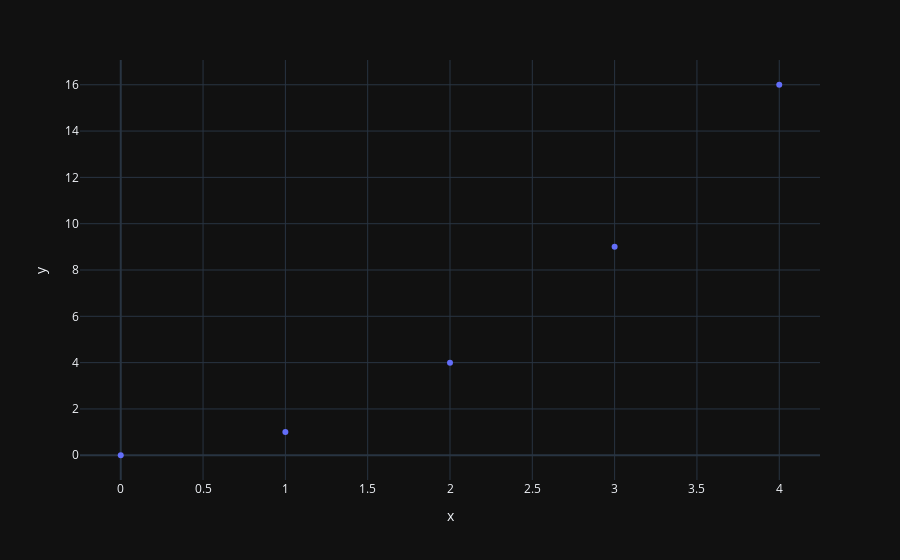

The notebook cell saved with this chart:
### Markdown cell above
# Scatter - точечная диаграмма

### Code cell
fig = px.scatter(x=[0, 1, 2, 3, 4], y=[0, 1, 4, 9, 16])
fig.show()

### Figure 1 — Plotly figure (JSON) as saved in the notebook; plotly's stock layout.template omitted (floating-point values rounded to 4 significant figures)
{"data": [{"hovertemplate": "x=%{x}<br>y=%{y}<extra></extra>", "legendgroup": "", "marker": {"color": "#636efa", "symbol": "circle"}, "mode": "markers", "name": "", "orientation": "v", "showlegend": false, "x": [0, 1, 2, 3, 4], "xaxis": "x", "y": [0, 1, 4, 9, 16], "yaxis": "y", "type": "scatter"}], "layout": {"xaxis": {"anchor": "y", "domain": [0.0, 1.0], "title": {"text": "x"}}, "yaxis": {"anchor": "x", "domain": [0.0, 1.0], "title": {"text": "y"}}, "legend": {"tracegroupgap": 0}, "margin": {"t": 60}}}
